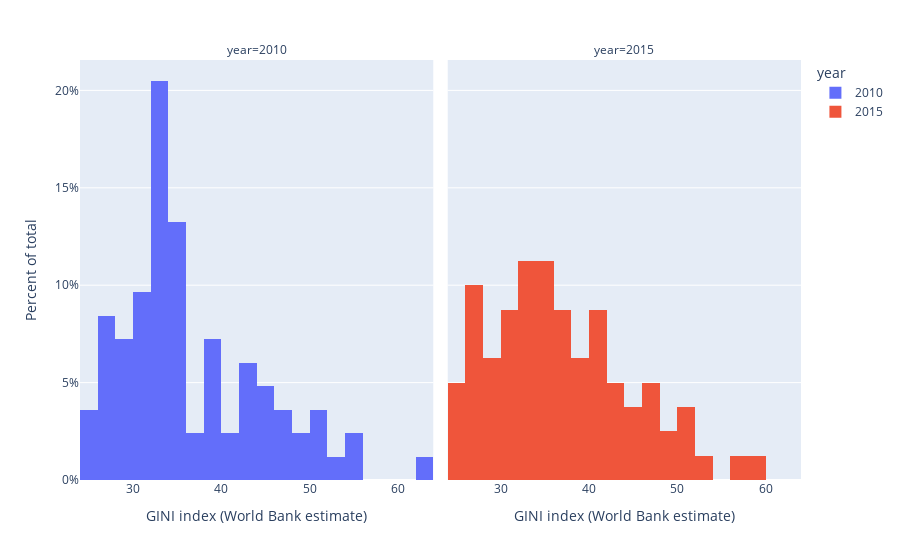

Notebook code for this chart:
### Code cell
import plotly.express as px
import pandas as pd
poverty = pd.read_csv('../../data/poverty.csv',low_memory=False)
df = poverty[poverty['is_country'] & poverty['year'].eq(2015)]


gini = 'GINI index (World Bank estimate)'
df = poverty[poverty['is_country'] & poverty['year'].isin([2010, 2015])]
fig = px.histogram(df, x=gini, color='year', facet_col='year', histnorm='percent')
fig.layout.yaxis.ticksuffix = '%'
fig.layout.yaxis.title = 'Percent of total'
fig

### Figure 1 — Plotly figure (JSON) as saved in the notebook; plotly's stock layout.template omitted (floating-point values rounded to 4 significant figures; data arrays with more than 128 entries replaced by an {"elided": "..."} marker saying what was removed)
{"data": [{"alignmentgroup": "True", "bingroup": "x", "histnorm": "percent", "hovertemplate": "year=2010<br>GINI index (World Bank estimate)=%{x}<br>percent=%{y}<extra></extra>", "legendgroup": "2010", "marker": {"color": "#636efa"}, "name": "2010", "offsetgroup": "2010", "orientation": "v", "showlegend": true, "type": "histogram", "x": {"elided": "169 float values"}, "xaxis": "x", "yaxis": "y"}, {"alignmentgroup": "True", "bingroup": "x", "histnorm": "percent", "hovertemplate": "year=2015<br>GINI index (World Bank estimate)=%{x}<br>percent=%{y}<extra></extra>", "legendgroup": "2015", "marker": {"color": "#EF553B"}, "name": "2015", "offsetgroup": "2015", "orientation": "v", "showlegend": true, "type": "histogram", "x": {"elided": "168 float values"}, "xaxis": "x2", "yaxis": "y2"}], "layout": {"annotations": [{"font": {}, "showarrow": false, "text": "year=2010", "x": 0.245, "xanchor": "center", "xref": "paper", "y": 1, "yanchor": "bottom", "yref": "paper"}, {"font": {}, "showarrow": false, "text": "year=2015", "x": 0.755, "xanchor": "center", "xref": "paper", "y": 1, "yanchor": "bottom", "yref": "paper"}], "barmode": "relative", "legend": {"title": {"text": "year"}, "tracegroupgap": 0}, "margin": {"t": 60}, "xaxis": {"anchor": "y", "domain": [0, 0.49], "title": {"text": "GINI index (World Bank estimate)"}}, "xaxis2": {"anchor": "y2", "domain": [0.51, 1], "matches": "x", "title": {"text": "GINI index (World Bank estimate)"}}, "yaxis": {"anchor": "x", "domain": [0, 1], "ticksuffix": "%", "title": {"text": "Percent of total"}}, "yaxis2": {"anchor": "x2", "domain": [0, 1], "matches": "y", "showticklabels": false}}}
